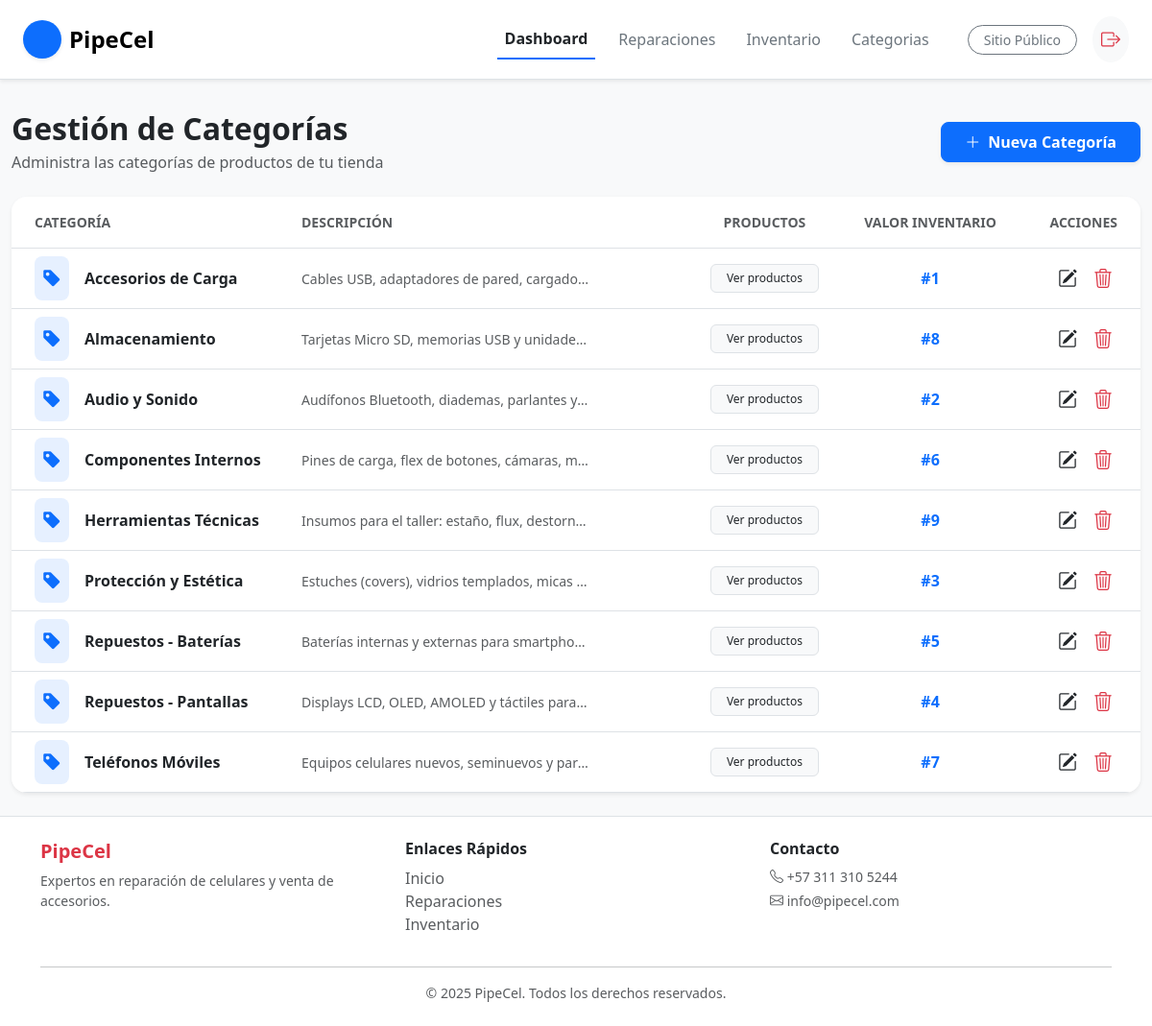
/categoria/index (signed in), run on the app's committed database.
### tables this page shows
CREATE TABLE categorias (
    id INT AUTO_INCREMENT PRIMARY KEY,
    nombre VARCHAR(100) NOT NULL,
    descripcion TEXT,
    created_at TIMESTAMP DEFAULT CURRENT_TIMESTAMP,
    estado ENUM('activo', 'inactivo') DEFAULT 'activo'
);

### controllers/categoriaController.php (called while the page is built, shortened)
<?php
require_once 'models/categoria.php';
class categoriaController {
    public function index(){
        $categoria = new Categoria();
        $categorias = $categoria->getAll();
        require_once 'views/admin/categorias/listar.php';
    }
}

### config/db.php (called while the page is built, shortened)
<?php
class Database
{
    private static ?PDO $connection = null;
    private static string $host;
    private static string $dbname;
    private static string $user;
    private static string $pass;
    private static string $port;
    private static string $charset = 'utf8mb4';
    public static function getConnection(): PDO
    {
        if (self::$connection === null) {
            self::$host   = $_ENV['DB_HOST'] ?? 'localhost';
            self::$dbname = $_ENV['DB_NAME'] ?? '';
            self::$user   = $_ENV['DB_USER'] ?? 'root';
            self::$pass   = $_ENV['DB_PASS'] ?? '';
            self::$port   = $_ENV['DB_PORT'] ?? '3306';
            try {
                $dsn = sprintf(
                    "mysql:host=%s;port=%s;dbname=%s;charset=%s",
                    self::$host,
                    self::$port,
                    self::$dbname,
                    self::$charset
                );
                self::$connection = new PDO($dsn, self::$user, self::$pass, [
                    PDO::ATTR_ERRMODE            => PDO::ERRMODE_EXCEPTION,
                    PDO::ATTR_DEFAULT_FETCH_MODE => PDO::FETCH_ASSOC,
                    PDO::ATTR_PERSISTENT         => true,
                ]);
            } catch (PDOException $e) {
                die('Error de conexión: ' . $e->getMessage());
            }
        }
        return self::$connection;
    }
}

### models/categoria.php (called while the page is built, shortened)
<?php
class Categoria
{
    private PDO $db;
    public function __construct()
    {
        $this->db = Database::getConnection();
    }
    public function getAll(): bool|object {
        try{
            $sql = "SELECT * FROM categorias WHERE estado = 'activo' ORDER BY nombre ASC";
            $stmt = $this->db->query($sql);
            return $stmt;
        }catch (PDOException $e){
            error_log("error al listar las categorias:" .$e->getMessage());
            return false;
        }
    }
}

### views/admin/categorias/listar.php (the view, shortened to what this page needs)
<section class="container-fluid py-4">
    <div class="d-flex justify-content-between align-items-center mb-4">
        <div>
            <h2 class="fw-bold mb-1">Gestión de Categorías</h2>
            <p class="text-muted mb-0">Administra las categorías de productos de tu tienda</p>
        </div>
        <button class="btn btn-primary px-4 py-2 fw-bold shadow-sm d-flex align-items-center gap-2 rounded-3" data-bs-toggle="modal" data-bs-target="#modalCategoria">
            <i class="bi bi-plus-lg"></i> Nueva Categoría
        </button>
    </div>
    <div class="card border-0 shadow-sm rounded-4 overflow-hidden">
        <div class="table-responsive">
            <table class="table table-hover align-middle mb-0">
                <thead class="bg-light">
                    <tr>
                        <th class="ps-4 py-3 text-uppercase small fw-bold text-muted" style="width: 25%;">Categoría</th>
                        <th class="py-3 text-uppercase small fw-bold text-muted" style="width: 35%;">Descripción</th>
                        <th class="py-3 text-uppercase small fw-bold text-muted text-center">Productos</th>
                        <th class="py-3 text-uppercase small fw-bold text-muted text-center">Valor Inventario</th>
                        <th class="pe-4 py-3 text-end text-uppercase small fw-bold text-muted">Acciones</th>
                    </tr>
                </thead>
                <tbody>
                    <?php if ($categorias && $categorias->rowCount() > 0): ?>
                        <?php while ($cat = $categorias->fetch(PDO::FETCH_OBJ)): ?>
                            <tr>
                                <td class="ps-4">
                                    <div class="d-flex align-items-center gap-3">
                                        <div class="bg-primary bg-opacity-10 text-primary rounded-3 p-2 d-flex">
                                            <i class="bi bi-tag-fill fs-5"></i>
                                        </div>
                                        <span class="fw-bold text-dark"><?= $cat->nombre; ?></span>
                                    </div>
                                </td>
                                <td>
                                    <p class="text-muted small mb-0 text-truncate" style="max-width: 300px;">
                                        <?= $cat->descripcion ? $cat->descripcion : '<span class="text-light-emphasis italic">Sin descripción</span>'; ?>
                                    </p>
                                </td>
                                <td class="text-center">
                                    <span class="badge bg-light text-dark border px-3 py-2 fw-medium">Ver productos</span>
                                </td>
                                <td class="text-center text-primary fw-bold">
                                    #<?= $cat->id; ?>
                                </td>
                                <td class="pe-4 text-end">
                                    <div class="d-flex justify-content-end gap-2">
                                        <button type="button"
                                            class="btn btn-link text-dark p-1 shadow-none border-0"
                                            title="Editar"
                                            data-bs-toggle="modal"
                                            data-bs-target="#modalEditarCategoria<?= $cat->id ?>">
                                            <i class="bi bi-pencil-square fs-5"></i>
                                        </button>
                                        <a href="<?= BASE_URL ?>categoria/delete&id=<?= $cat->id ?>"
                                            onclick="return confirm('¿Estás seguro de eliminar esta categoría?')"
                                            class="btn btn-link text-danger p-1 shadow-none" title="Eliminar">
                                            <i class="bi bi-trash3 fs-5"></i>
                                        </a>
                                    </div>
                                </td>
                            </tr>
                        <?php endwhile; ?>
                    <?php endif; ?>
                </tbody>
            </table>
        </div>
    </div>
</section>

### views/layout/header-admin.php (style rules this page uses)
body { background-color: #f8f9fa; }

### data on the page
categorias: nombre "Accesorios de Carga", descripcion "Cables USB, adaptadores de pared, cargado…", id "1"
categorias: nombre "Almacenamiento", descripcion "Tarjetas Micro SD, memorias USB y unidade…", id "8"
categorias: nombre "Audio y Sonido", descripcion "Audífonos Bluetooth, diademas, parlantes y…", id "2"
categorias: nombre "Componentes Internos", descripcion "Pines de carga, flex de botones, cámaras, m…", id "6"
categorias: nombre "Herramientas Técnicas", descripcion "Insumos para el taller: estaño, flux, destorn…", id "9"
categorias: nombre "Protección y Estética", descripcion "Estuches (covers), vidrios templados, micas…", id "3"
categorias: nombre "Repuestos - Baterías", descripcion "Baterías internas y externas para smartpho…", id "5"
categorias: nombre "Repuestos - Pantallas", descripcion "Displays LCD, OLED, AMOLED y táctiles para…", id "4"
categorias: nombre "Teléfonos Móviles", descripcion "Equipos celulares nuevos, seminuevos y par…", id "7"
